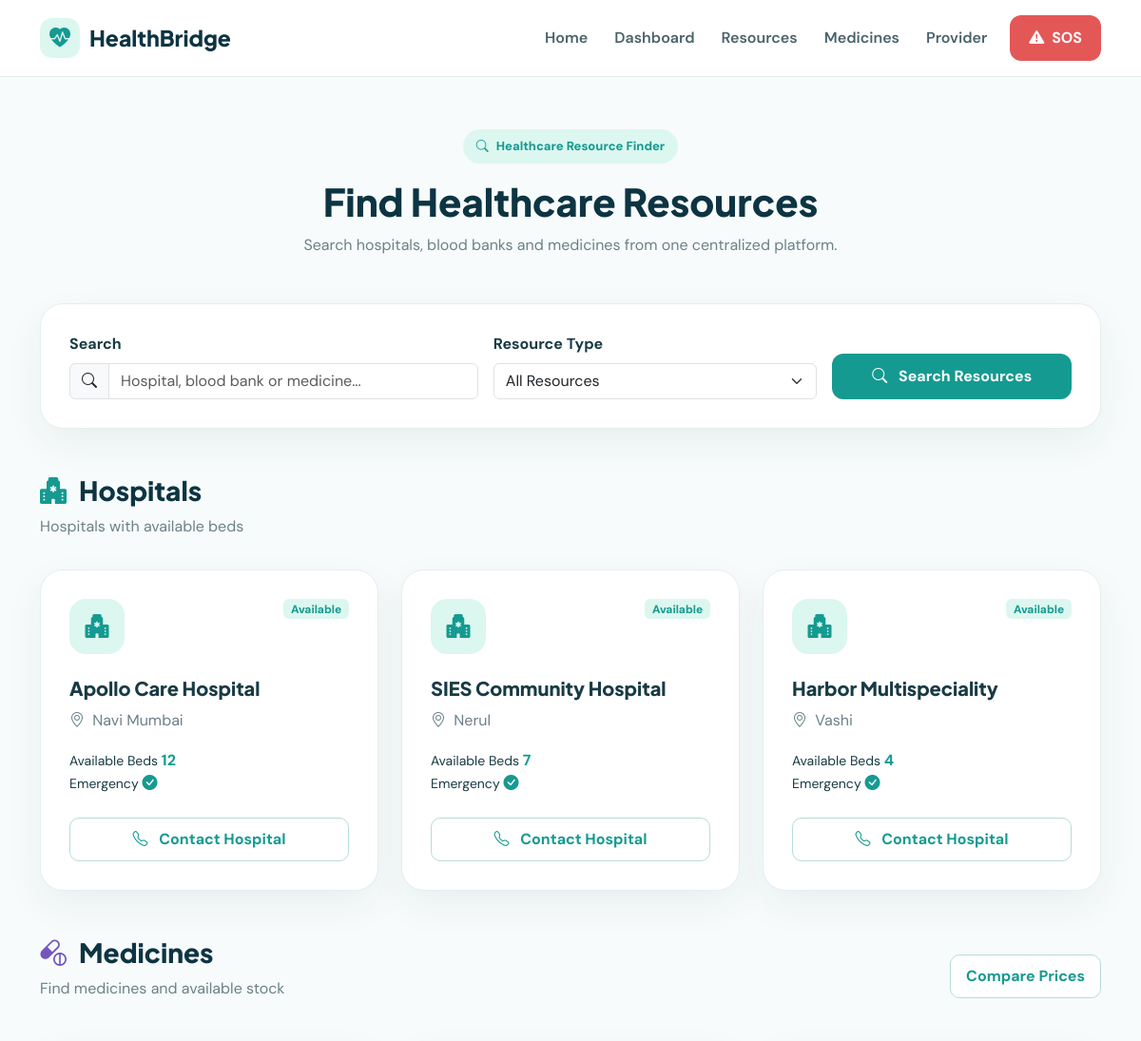
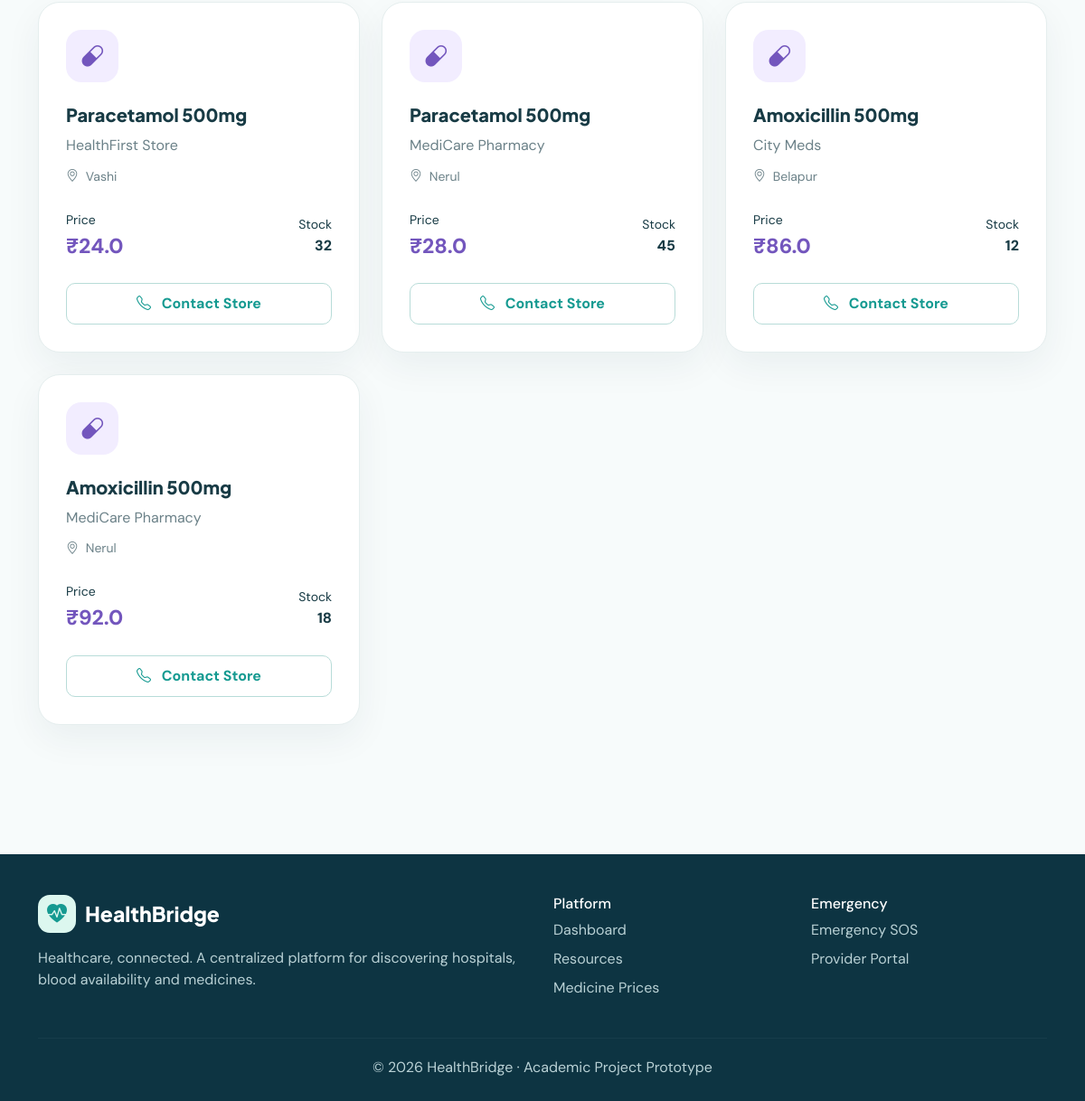
Page /resources on the committed database (2 pictures, top to bottom).
### tables this page shows
CREATE TABLE hospitals(
        id INTEGER PRIMARY KEY AUTOINCREMENT,
        name TEXT,
        city TEXT,
        beds INTEGER,
        phone TEXT,
        emergency TEXT
    );

CREATE TABLE medicines(
        id INTEGER PRIMARY KEY AUTOINCREMENT,
        name TEXT,
        store TEXT,
        city TEXT,
        price REAL,
        stock INTEGER,
        phone TEXT
    );

### app.py (the view)
@app.route("/resources")
def resources():
    q = request.args.get("q", "").strip()
    conn = db()
    like = f"%{q}%"
    hospitals = conn.execute(
        """
        SELECT *
        FROM hospitals
        WHERE name LIKE ?
           OR city LIKE ?
        ORDER BY beds DESC
        """,
        (like, like)
    ).fetchall()
    blood = conn.execute(
        """
        SELECT *
        FROM blood_banks
        WHERE name LIKE ?
           OR city LIKE ?
           OR blood_group LIKE ?
        ORDER BY units DESC
        """,
        (like, like, like)
    ).fetchall()
    medicines = conn.execute(
        """
        SELECT *
        FROM medicines
        WHERE name LIKE ?
           OR store LIKE ?
           OR city LIKE ?
        ORDER BY price ASC
        """,
        (like, like, like)
    ).fetchall()
    conn.close()
    return render_template(
        "resources.html",
        hospitals=hospitals,
        blood=blood,
        medicines=medicines,
        q=q
    )

### app.py (called while the page is built)
def db():
    conn = sqlite3.connect(DB)
    conn.row_factory = sqlite3.Row
    return conn

### templates/resources.html (shortened to what this page needs)
{% extends "base.html" %}
{% block content %}
<section class="section-small">
    <div class="container">
        <div class="text-center mb-5">
            <span class="section-label">
                <i class="bi bi-search"></i>
                Healthcare Resource Finder
            </span>
            <h1 class="mt-3"
                style="font-weight:800; color:#0d3442;">
                Find Healthcare Resources
            </h1>
            <p class="section-text mx-auto"
               style="max-width:700px;">
                Search hospitals, blood banks and medicines
                from one centralized platform.
            </p>
        </div>
        <div class="health-card mb-5">
            <form method="GET"
                  action="{{ url_for('resources') }}">
                <div class="row g-3 align-items-end">
                    <div class="col-lg-5">
                        <label class="form-label fw-bold">
                            Search
                        </label>
                        <div class="input-group">
                            <span class="input-group-text">
                                <i class="bi bi-search"></i>
                            </span>
                            <input
                                type="text"
                                name="q"
                                value="{{ request.args.get('q','') }}"
                                class="form-control"
                                placeholder="Hospital, blood bank or medicine..."
                            >
                        </div>
                    </div>
                    <div class="col-lg-4">
                        <label class="form-label fw-bold">
                            Resource Type
                        </label>
                        <select name="type"
                                class="form-select">
                            <option value="all"
                                {% if request.args.get('type','all') == 'all' %}
                                selected
                                {% endif %}>
                                All Resources
                            </option>
                        </select>
                    </div>
                    <div class="col-lg-3">
                        <button type="submit"
                                class="btn btn-health w-100">
                            <i class="bi bi-search me-2"></i>
                            Search Resources
                        </button>
                    </div>
                </div>
            </form>
        </div>
        {% if hospitals %}
        <div class="mb-5">
            <div class="d-flex justify-content-between
                        align-items-center mb-3">
                <div>
                    <h3 style="font-weight:800;
                               color:#0d3442;">
                        <i class="bi bi-hospital-fill me-2"
                           style="color:#159a91;"></i>
                        Hospitals
                    </h3>
                    <p class="section-text">
                        Hospitals with available beds
                    </p>
                </div>
            </div>
            <div class="row g-4">
                {% for hospital in hospitals %}
                <div class="col-md-6 col-lg-4">
                    <div class="health-card h-100">
                        <div class="d-flex
                                    justify-content-between
                                    align-items-start">
                            <div class="icon-box icon-mint">
                                <i class="bi bi-hospital-fill"></i>
                            </div>
                            {% if hospital.beds|int > 0 %}
                            <span class="badge"
                                  style="background:#dcf7ef;
                                         color:#159a91;">
                                Available
                            </span>
                            {% else %}
                            <span class="badge"
                                  style="background:#ffe5e5;
                                         color:#d94343;">
                                Full
                            </span>
                            {% endif %}
                        </div>
                        <h5 class="mt-4 mb-2"
                            style="font-weight:800;">
                            {{ hospital.name }}
                        </h5>
                        <p class="section-text">
                            <i class="bi bi-geo-alt me-1"></i>
                            {{ hospital.city }}
                        </p>
                        <div class="resource-info">
                            <div>
                                <small>
                                    Available Beds
                                </small>
                                <strong style="color:#159a91;">
                                    {{ hospital.beds }}
                                </strong>
                            </div>
                            <div>
                                <small>
                                    Emergency
                                </small>
                                <strong>
                                    {% if hospital.emergency %}
                                    <i class="bi bi-check-circle-fill"
                                       style="color:#159a91;"></i>
                                    {% else %}
                                    <i class="bi bi-x-circle-fill"
                                       style="color:#e45757;"></i>
                                    {% endif %}
                                </strong>
                            </div>
                        </div>
                        <a href="tel:{{ hospital.phone }}"
                           class="btn btn-outline-health w-100 mt-4">
                            <i class="bi bi-telephone me-2"></i>
                            Contact Hospital
                        </a>
                    </div>
                </div>
                {% endfor %}
            </div>
        </div>
        {% endif %}
        {% if medicines %}
        <div class="mb-5">
            <div class="d-flex justify-content-between
                        align-items-center">
                <div>
                    <h3 style="font-weight:800;
                               color:#0d3442;">
                        <i class="bi bi-capsule-pill me-2"
                           style="color:#7356bd;"></i>
                        Medicines
                    </h3>
                    <p class="section-text">
                        Find medicines and available stock
                    </p>
                </div>
                <a href="{{ url_for('compare') }}"
                   class="btn btn-outline-health">
                    Compare Prices
                </a>
            </div>
            <div class="row g-4 mt-1">
                {% for medicine in medicines %}
                <div class="col-md-6 col-lg-4">
                    <div class="health-card h-100">
                        <div class="icon-box icon-purple">
                            <i class="bi bi-capsule"></i>
                        </div>
                        <h5 class="mt-4"
                            style="font-weight:800;">
                            {{ medicine.name }}
                        </h5>
                        <p class="section-text mb-2">
                            {{ medicine.store }}
                        </p>
                        <small style="color:#6b8188;">
                            <i class="bi bi-geo-alt me-1"></i>
                            {{ medicine.city }}
                        </small>
                        <div class="d-flex
                                    justify-content-between
                                    align-items-center mt-4">
                            <div>
                                <small>
                                    Price
                                </small>
                                <div style="font-size:23px;
                                            font-weight:800;
                                            color:#7356bd;">
                                    ₹{{ medicine.price }}
                                </div>
                            </div>
                            <div class="text-end">
                                <small>
                                    Stock
                                </small>
                                <div style="font-weight:800;">
                                    {{ medicine.stock }}
                                </div>
                            </div>
                        </div>
                        <a href="tel:{{ medicine.phone }}"
                           class="btn btn-outline-health w-100 mt-4">
                            <i class="bi bi-telephone me-2"></i>
                            Contact Store
                        </a>
                    </div>
                </div>
                {% endfor %}
            </div>
        </div>
        {% endif %}
    </div>
</section>
{% endblock %}

### static/style.css (style rules this page uses)
body { font-family: Arial, sans-serif; background: #f6fbfb; color: #0d3442; margin: 0; }
.container { width: 90%; max-width: 1200px; margin: auto; }
.section-text { color: #66808f; font-size: 18px; }
.health-card { background: white; border: 1px solid #e1eeee; border-radius: 24px; box-shadow: 0 10px 35px rgba(13, 52, 66, 0.06); }

### templates/base.html (style rules this page uses)
:root { --navy: #0d3442; --teal: #159a91; --mint: #dcf7ef; --sky: #eaf6ff; --purple: #f2edff; --red: #e45757; --text: #183b45; --muted: #6b8188; --white: #ffffff; --border: #e5eeee; }
* { box-sizing: border-box; }
body { margin: 0; font-family: "DM Sans", sans-serif; color: var(--text); background: #f7fbfb; }
h1, h2, h3, h4, h5 { font-family: "Plus Jakarta Sans", sans-serif; }
.btn-health { background: var(--teal); color: white; border: none; padding: 12px 20px; border-radius: 12px; font-weight: 700; }
.btn-outline-health { border: 1px solid #b8dcd8; color: var(--teal); background: white; padding: 10px 16px; border-radius: 10px; font-weight: 700; }
.section-small { padding: 55px 0; }
.section-label { display: inline-flex; align-items: center; gap: 8px; padding: 8px 14px; background: var(--mint); color: var(--teal); border-radius: 50px; font-size: 13px; font-weight: 800; }
.section-text { color: var(--muted); line-height: 1.7; font-size: 16px; }
.health-card { background: white; border: 1px solid var(--border); border-radius: 24px; padding: 30px; height: 100%; box-shadow: 0 15px 40px rgba(13,52,66,0.06); }
.icon-box { width: 58px; height: 58px; border-radius: 17px; display: flex; align-items: center; justify-content: center; font-size: 25px; }
.icon-mint { background: var(--mint); color: var(--teal); }
.icon-purple { background: var(--purple); color: #7356bd; }

### rows in the picture
hospitals: shows "Available", name "Apollo Care Hospital", city "Navi Mumbai", beds "12"
hospitals: shows "Available", name "SIES Community Hospital", city "Nerul", beds "7"
hospitals: shows "Available", name "Harbor Multispeciality", city "Vashi", beds "4"
medicines: name "Paracetamol 500mg", store "HealthFirst Store", city "Vashi", price "24.0", stock "32"
medicines: name "Paracetamol 500mg", store "MediCare Pharmacy", city "Nerul", price "28.0", stock "45"
medicines: name "Amoxicillin 500mg", store "City Meds", city "Belapur", price "86.0", stock "12"
medicines: name "Amoxicillin 500mg", store "MediCare Pharmacy", city "Nerul", price "92.0", stock "18"
